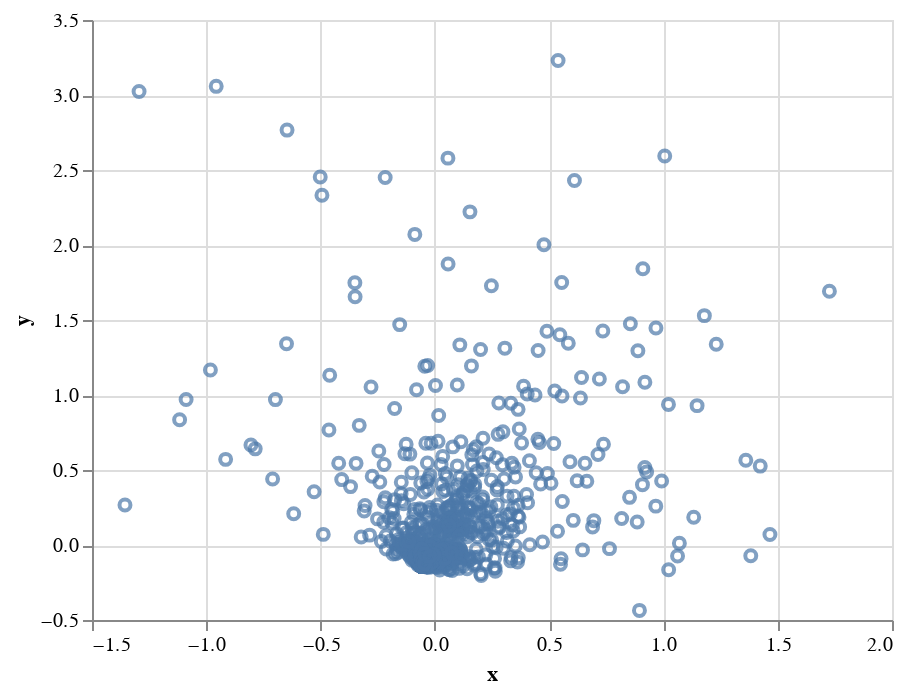

The code cell stored with this chart in its notebook:
### Markdown cell above
### MDS

### Code cell
embedding = MDS(n_components=2)
result_mds = embedding.fit_transform(X)

mds_df = pd.DataFrame(data=result_mds, columns=['x','y'])

alt.Chart(mds_df).mark_point().encode(
    x='x:Q',
    y='y:Q',
)

### Figure 1 — Vega-Lite specification as saved in the notebook (floating-point values rounded to 4 significant figures; data arrays with more than 128 entries replaced by an {"elided": "..."} marker saying what was removed)
{"config": {"view": {"continuousWidth": 400, "continuousHeight": 300}}, "data": {"name": "data-1e91eb92f82146790d82011646989d12"}, "mark": "point", "encoding": {"x": {"type": "quantitative", "field": "x"}, "y": {"type": "quantitative", "field": "y"}}, "$schema": "https://vega.github.io/schema/vega-lite/v4.0.2.json", "datasets": {"data-1e91eb92f82146790d82011646989d12": {"elided": "1994 records"}}}
